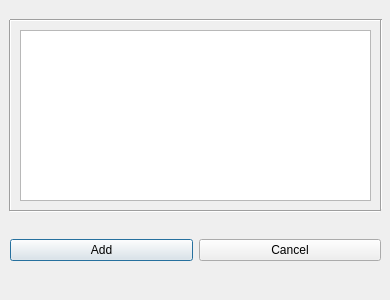
<?xml version="1.0" encoding="UTF-8"?>
<ui version="4.0">
 <class>Dialog</class>
 <widget class="QDialog" name="Dialog">
  <property name="geometry">
   <rect>
    <x>0</x>
    <y>0</y>
    <width>390</width>
    <height>300</height>
   </rect>
  </property>
  <property name="windowTitle">
   <string>Dialog</string>
  </property>
  <widget class="Line" name="line">
   <property name="geometry">
    <rect>
     <x>10</x>
     <y>201</y>
     <width>371</width>
     <height>20</height>
    </rect>
   </property>
   <property name="orientation">
    <enum>Qt::Horizontal</enum>
   </property>
  </widget>
  <widget class="Line" name="line_3">
   <property name="geometry">
    <rect>
     <x>0</x>
     <y>20</y>
     <width>20</width>
     <height>191</height>
    </rect>
   </property>
   <property name="orientation">
    <enum>Qt::Vertical</enum>
   </property>
  </widget>
  <widget class="QTextEdit" name="user_review_text_edit">
   <property name="geometry">
    <rect>
     <x>20</x>
     <y>30</y>
     <width>351</width>
     <height>171</height>
    </rect>
   </property>
  </widget>
  <widget class="Line" name="line_4">
   <property name="geometry">
    <rect>
     <x>371</x>
     <y>19</y>
     <width>20</width>
     <height>191</height>
    </rect>
   </property>
   <property name="orientation">
    <enum>Qt::Vertical</enum>
   </property>
  </widget>
  <widget class="QWidget" name="gridLayoutWidget">
   <property name="geometry">
    <rect>
     <x>10</x>
     <y>230</y>
     <width>371</width>
     <height>41</height>
    </rect>
   </property>
   <layout class="QGridLayout" name="gridLayout">
    <item row="0" column="0">
     <widget class="QPushButton" name="add_review_button">
      <property name="text">
       <string>Add</string>
      </property>
      <property name="icon">
       <iconset>
        <normaloff>../frontend/images/check_mark.png</normaloff>../frontend/images/check_mark.png</iconset>
      </property>
     </widget>
    </item>
    <item row="0" column="1">
     <widget class="QPushButton" name="cancel_review_button">
      <property name="text">
       <string>Cancel</string>
      </property>
      <property name="icon">
       <iconset>
        <normaloff>../frontend/images/cross_red.png</normaloff>../frontend/images/cross_red.png</iconset>
      </property>
     </widget>
    </item>
   </layout>
  </widget>
  <widget class="Line" name="line_2">
   <property name="geometry">
    <rect>
     <x>10</x>
     <y>10</y>
     <width>371</width>
     <height>20</height>
    </rect>
   </property>
   <property name="orientation">
    <enum>Qt::Horizontal</enum>
   </property>
  </widget>
 </widget>
 <resources/>
 <connections/>
</ui>
